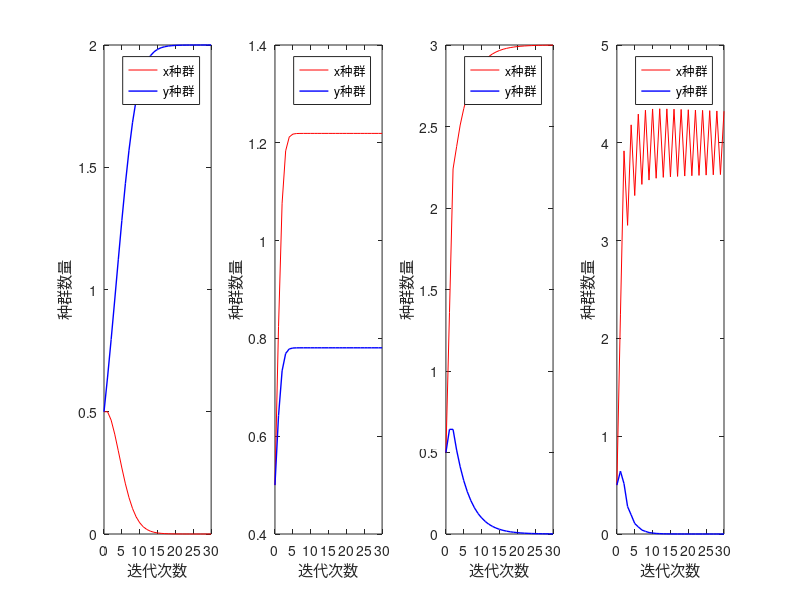

This figure's MATLAB source:
clc;
clear all;
clf('reset');
 
a1 = 0.25;
a2 = 0.5;
b1 = 0.5;
b2 = 0.25;
c1 = 0.5;
c2 = 0.25;
num = 30;    %迭代次数。不会影响图像形状
 
x(1)=0.5;
y(1)=0.5;
 
for k=1:4
    a1=0.5*k;
    for n=1:num
        x(n+1)=x(n)*exp(a1-b1*x(n)-c1*y(n));
        y(n+1)=y(n)*exp(a2-b2*x(n)-c2*y(n));
    end
    t=0:num;
    subplot(1,4,k)
    H=plot(t,x,'r',t,y,'b','linewidth',1),legend('x种群','y种群');
    hold on
    xlabel('迭代次数');
    ylabel('种群数量');
end
